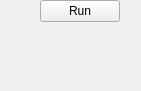
<?xml version="1.0" encoding="UTF-8"?>
<ui version="4.0">
 <class>CLO3D::UI::CommandDialog</class>
 <widget class="BaseDialog" name="CLO3D::UI::CommandDialog">
  <property name="geometry">
   <rect>
    <x>0</x>
    <y>0</y>
    <width>141</width>
    <height>91</height>
   </rect>
  </property>
  <property name="sizePolicy">
   <sizepolicy hsizetype="Fixed" vsizetype="Minimum">
    <horstretch>0</horstretch>
    <verstretch>0</verstretch>
   </sizepolicy>
  </property>
  <property name="minimumSize">
   <size>
    <width>100</width>
    <height>0</height>
   </size>
  </property>
  <property name="windowTitle">
   <string>CommandDialog</string>
  </property>
  <layout class="QVBoxLayout" name="verticalLayout">
   <property name="spacing">
    <number>0</number>
   </property>
   <property name="sizeConstraint">
    <enum>QLayout::SetMinimumSize</enum>
   </property>
   <property name="leftMargin">
    <number>0</number>
   </property>
   <property name="topMargin">
    <number>0</number>
   </property>
   <property name="rightMargin">
    <number>0</number>
   </property>
   <property name="bottomMargin">
    <number>0</number>
   </property>
   <item>
    <widget class="CLO3D::UI::BaseDialogContainer" name="baseDialogContainer">
     <property name="sizePolicy">
      <sizepolicy hsizetype="Preferred" vsizetype="Preferred">
       <horstretch>0</horstretch>
       <verstretch>0</verstretch>
      </sizepolicy>
     </property>
     <property name="minimumSize">
      <size>
       <width>0</width>
       <height>0</height>
      </size>
     </property>
     <widget class="QWidget" name="content">
      <property name="styleSheet">
       <string notr="true"/>
      </property>
      <layout class="QVBoxLayout" name="layout">
       <property name="spacing">
        <number>0</number>
       </property>
       <property name="leftMargin">
        <number>11</number>
       </property>
       <property name="topMargin">
        <number>11</number>
       </property>
       <property name="rightMargin">
        <number>11</number>
       </property>
       <property name="bottomMargin">
        <number>0</number>
       </property>
       <item>
        <widget class="QWidget" name="argumentsWidgetWrapper" native="true">
         <property name="styleSheet">
          <string notr="true">#argumentsWidgetWrapper {
	background: rgba(42, 42, 45, 255);
	border-radius: 5px;
}

QLineEdit {
        border-radius: 4px;
        background: rgba(0, 0, 0, 77);
        color: rgba(225, 225, 228, 255);
        font-family: Inter;
        font-size: 12px;
        letter-spacing: 0px;
        min-height: 22px;
        max-height: 22px;
        padding: 0px 6px;
}

QLineEdit:hover {
        background: rgba(0, 0, 0, 77);
        color: rgba(110, 185, 255, 255);
}

QLineEdit:focus {
        background: rgba(37, 37, 40, 255);
        color: rgba(110, 185, 255, 255);
}

QLineEdit[widget-type=&quot;Warning&quot;] {
        background: rgba(40, 32, 35, 255);
        color: rgba(255, 97, 125, 255);
}

QLineEdit[readOnly=&quot;true&quot;],
QLineEdit[widget-type=&quot;ReadOnly&quot;] {
        background: transparent;
        color: rgba(153, 153, 156, 255);
}

QLineEdit:disabled {
        background: rgba(37, 37, 40, 255);
        color: rgba(70, 70, 73, 255);
}
       </string>
         </property>
         <layout class="QHBoxLayout" name="horizontalLayout">
          <property name="leftMargin">
           <number>0</number>
          </property>
          <property name="topMargin">
           <number>0</number>
          </property>
          <property name="rightMargin">
           <number>0</number>
          </property>
          <property name="bottomMargin">
           <number>0</number>
          </property>
         </layout>
        </widget>
       </item>
      </layout>
     </widget>
     <widget class="QWidget" name="footer">
      <layout class="QHBoxLayout" name="layout_2">
       <property name="spacing">
        <number>0</number>
       </property>
       <property name="leftMargin">
        <number>0</number>
       </property>
       <property name="topMargin">
        <number>0</number>
       </property>
       <property name="rightMargin">
        <number>0</number>
       </property>
       <property name="bottomMargin">
        <number>0</number>
       </property>
       <item>
        <spacer name="horizontalSpacer">
         <property name="orientation">
          <enum>Qt::Horizontal</enum>
         </property>
         <property name="sizeHint" stdset="0">
          <size>
           <width>40</width>
           <height>20</height>
          </size>
         </property>
        </spacer>
       </item>
       <item>
        <widget class="QPushButton" name="runButton">
         <property name="focusPolicy">
          <enum>Qt::NoFocus</enum>
         </property>
         <property name="text">
          <string>Run</string>
         </property>
        </widget>
       </item>
       <item>
        <spacer name="horizontalSpacer_2">
         <property name="orientation">
          <enum>Qt::Horizontal</enum>
         </property>
         <property name="sizeHint" stdset="0">
          <size>
           <width>40</width>
           <height>20</height>
          </size>
         </property>
        </spacer>
       </item>
      </layout>
     </widget>
    </widget>
   </item>
  </layout>
 </widget>
 <customwidgets>
  <customwidget>
   <class>CLO3D::UI::NamedWidget</class>
   <extends>QWidget</extends>
   <header>NamedWidget.h</header>
   <container>1</container>
  </customwidget>
  <customwidget>
   <class>CLO3D::UI::BaseDialogContainer</class>
   <extends>CLO3D::UI::NamedWidget</extends>
   <header>BaseDialogContainer.h</header>
   <container>1</container>
  </customwidget>
  <customwidget>
   <class>BaseDialog</class>
   <extends>QDialog</extends>
   <header>BaseDialog.h</header>
   <container>1</container>
  </customwidget>
 </customwidgets>
 <resources/>
 <connections>
  <connection>
   <sender>baseDialogContainer</sender>
   <signal>closed()</signal>
   <receiver>CLO3D::UI::CommandDialog</receiver>
   <slot>reject()</slot>
   <hints>
    <hint type="sourcelabel">
     <x>70</x>
     <y>45</y>
    </hint>
    <hint type="destinationlabel">
     <x>70</x>
     <y>45</y>
    </hint>
   </hints>
  </connection>
  <connection>
   <sender>runButton</sender>
   <signal>clicked()</signal>
   <receiver>CLO3D::UI::CommandDialog</receiver>
   <slot>accept()</slot>
   <hints>
    <hint type="sourcelabel">
     <x>70</x>
     <y>70</y>
    </hint>
    <hint type="destinationlabel">
     <x>70</x>
     <y>45</y>
    </hint>
   </hints>
  </connection>
 </connections>
</ui>
